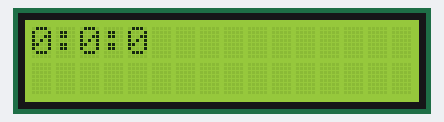
Bench run of a sketch on a simulated Arduino Uno, built with avr-gcc and run on an emulated ATmega328P. Parts: 16×2 character LCD.

Above: at 0.1 s.
At 4.1 s:
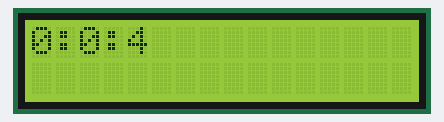
At 9.1 s:
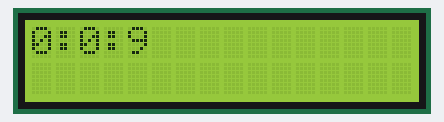
At 19.1 s:
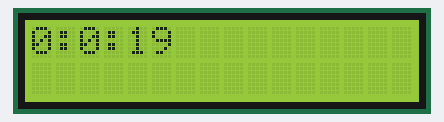
At 28.1 s:
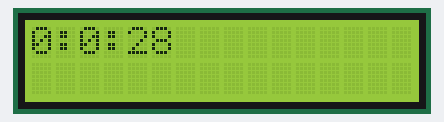
At 38.1 s:
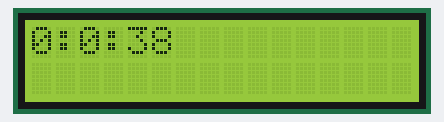

The sketch:

proyecto11_05_RelojDespertador_parte1.ino
```cpp
/*  Project 11.05-
 * --------------
 *
 *
 * 2018, CFTIC
 * @author: Juan Pedro Lopez
 * @hardware: Juan Pedro Lopez
 */
// Incluímos la libreria externa para poder utilizarla
#include <LiquidCrystal.h> // Entre los símbolos <> buscará en la carpeta de librerías configurada
#include <TimerOne.h>


// Lo primero is inicializar la librería indicando los pins de la interfaz
LiquidCrystal lcd(12, 11, 5, 4, 3, 2);

// Definimos las constantes
#define COLS 16 // Columnas del LCD
#define ROWS 2 // Filas del LCD


int horas=0;
int minutos=0;
volatile int segundos=0;
volatile boolean actualizar=true;

void setup(){
  lcd.begin(16,2);
  lcd.clear();
  lcd.backlight();

  Timer1.initialize(1000000);
  Timer1.attachInterrupt(manejadoraTimer);
}

void manejadoraTimer(){
    segundos++;
    actualizar=true;
}

void actualizarReloj(){
  minutos += segundos / 60;
  segundos = segundos % 60;

  horas += minutos / 60;
  minutos = minutos % 60;

  horas = horas % 24;
}

void loop(){
  if(actualizar == true){
    actualizarReloj();
    lcd.clear();
    lcd.setCursor(0,0);
    lcd.print(horas);
    lcd.print(":");
    lcd.print(minutos);
    lcd.print(":");
    lcd.print(segundos);
    actualizar = false;
  }

}
```

Measured:
- what the display in image 1 shows lasts 1.0 s, from 4.1 s to 5.1 s
